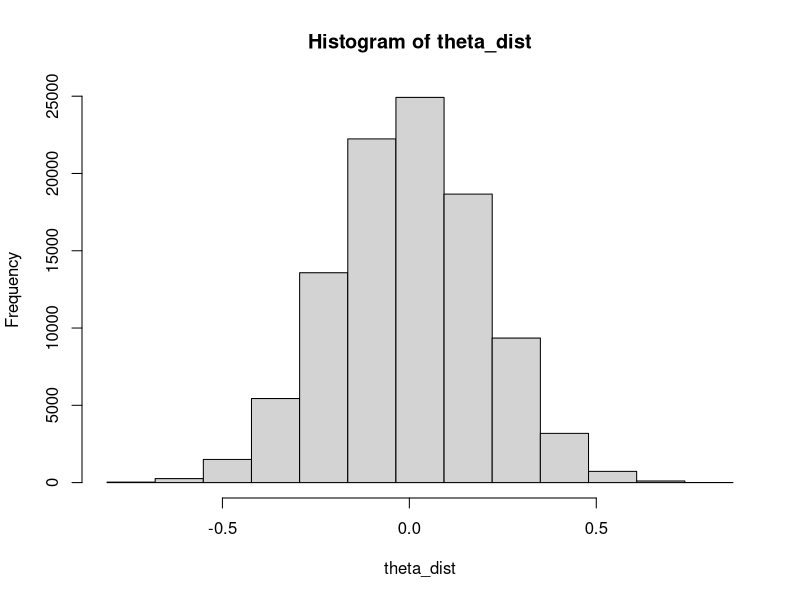

Write the R code that produced this figure. (Note: this script raises an error after producing the figure.)
#### Shun-Chen idea of first best idea knowing the state variables

library(tidyverse)

sizex = 100 #size of the state grid
sizez = 4  #size of the shock grid
T=50 #time horizon for backward induction

cshape=1.3 #cost shaping parameter
delta=.96

r=0.8
K=1000

small=K/100
p=5
c=250

a=0.008

#Environmental parameters
mean_theta=0

sigma_theta=0.2


#### HCR control ####
hcr="two"

#### Payouts and Premiums parameters ####
insurance=1 #use insurance 1, 0 no insurance
gamma=250
coverage=0
findNearest<-function(x,y){
  index<-which.min(abs(x-y))
  return(index)
}




#### Set up state grid ####
xgrid = seq(small,K,length.out=sizex)

#### Set up shock grid ####
#eps_list<-c(-.1,0)
#theta_list<-c(.5,-.1)
#d=c(theta_list,eps_list)
#z_list=split(d,ceiling(seq_along(d)/2))

#z_grid=c(0.4,0.6)

n_z=13
n_sims=100000

set.seed(42)

#Get distribution and bins of
theta_raw<-rnorm(n_sims,mean=mean_theta,sd=sigma_theta)
theta_dist<-theta_raw[which(theta_raw>-1)]

thetahist<-hist(theta_dist,breaks=seq(min(theta_dist),max(theta_dist),l=n_z+1))
## Make bins classification
bins=theta_dist
for(k in 2:length(thetahist$breaks)){
  index=which(theta_dist>thetahist$breaks[k-1]&theta_dist<=thetahist$breaks[k])
  bins[index]=k-1
}

theta_df<-data.frame(theta_dist=theta_dist,bins=bins)

means<- theta_df %>% 
  group_by(bins) %>% 
  summarize(mean=mean(theta_dist))

#elminate first observation
means=means[-1,]
theta_prop=thetahist$counts/n_sims
theta_val=means$mean

# Use distribution to get insurance parameters
trigger_index=findNearest(coverage,theta_val)
trigger=theta_val[trigger_index]
trigger_prop=sum(theta_prop[1:trigger_index])


#### Optimization functions ####
harvest <- function(f, biomass, theta){
  if(hcr == "one"){
    #1)Harvest set to according to pre-shock biomass
    harvest = f * biomass
  }else if(hcr == "two"){ 
    #2)estimate of post-shock biomass (no epsilon or beta)
    harvest = f * biomass * (1+theta)
  }else if(hcr == "three"){ 
    #3)perfect knowledge of post-shcok biomass (w/epsilon and beta)
    #harvest = f * biomass * (beta * exp((theta - sigma_theta^2/2))+(1-beta)*exp(epsilon - sigma_eps^2/2))
  }
  
  return(harvest)
}

#Growth function
growth = function(b,f,theta)
{
  
  escapement=b*(1+theta)-harvest(f=f,biomass=b,theta = theta)
  
  if(escapement>K){
    bnext=K
  }else if(escapement<0){
    bnext=small
  }  else{
    
    bnext = escapement + r*escapement*(1-escapement/K)
  }
  
  return(bnext)
}



pi = function(f,b,theta)
{
  
  #Make Calculations with insurance, insurance defined globally in param space
  if(insurance==1){
    if(theta<=trigger){ #check if we payout, note: constant payment for now so premium and payout easy to calculate
      payout=gamma
    }else{
      payout=0
    }
    
    premium=gamma*trigger_prop
    profit=(p*harvest(f=f,biomass=b,theta = theta))-(c*(f^cshape))+payout-premium
  }else{
    
    profit = (p*harvest(f=f,biomass=b,theta = theta))-(c*(f^cshape))-premium
  }
  
  return(profit)
}

Payoff = function(f,b,theta,V){
  
  xnext = growth(b,f,theta)
  
  #sp_store<-vector(mode="numeric",length=ncol(V))
  
  
  
n<-which(theta==theta_val)
    
    temp<-spline(x=xgrid,y=V[,n],xout=xnext,method="natural")
    sp_store<-temp$y
    
    
  
  
  Vfuture=delta*sp_store
  #Discounts and add shock probability weights for all splined future Vs
  temp_prof=pi(f,b,theta)
  
  
  utility=-(1-exp(-a*(temp_prof))+Vfuture)
  
  
  #browser()
  return(utility)
}

options=list("algorithm"="NLOPT_LN_COBYLA",xtol_rel=1e-06)
DFall = data.frame()
Vnext = matrix(ncol = length(theta_prop),nrow =sizex)
V = matrix(0,ncol=length(theta_prop),nrow=sizex)
pol_converged=matrix(0,nrow=sizex,ncol = length(theta_prop)) #Harvest Policy function
polnow=matrix(0,nrow=sizex,ncol = length(theta_prop))

step=1
error="False"
tol=0.001

while(error=="False"){
  t=step
  print(t)
  #Loop over shocks space
  for(j in 1:length(theta_prop)){
    
    temptheta=theta_val[j]
    
    
    for(i in 1:length(xgrid)){
      b=xgrid[i]
      guess=0.1
      low=.0001
      high= 1
      output = nloptr(x0=guess,eval_f=Payoff,lb=0,ub=1,opts=options,b=b,V=V,theta=temptheta)
      fstar = output$solution
      Vstar = -output$objective
      Vnext[i,j]=Vstar
      DFnow = data.frame(time=t,b=b,fstar=fstar,Vstar=Vstar,theta=temptheta)
      DFall = bind_rows(DFall,DFnow)
      polnow[i,j]=fstar
    }
  }
  
  #Check if errors reach tolerance for policy function convergence
  
  
  comp<-abs(polnow-pol_converged)
  error_vec<-colMeans(comp)
  
  
  if(sum(error_vec<tol)==length(error_vec) & step>10){
    error="True"
  }else{
    error="False"
  }
  
  step=step+1
  
  V=Vnext
  pol_converged=polnow
  
  
  #Check to make sure we stop eventually
  if(step==400){
    print('Maximum number of iterations (400) reached.')
    break
  }
}



temp_ins_t<-DFall %>% 
  filter(time==max(DFall$time)) %>% 
  mutate(ins='Insurance')

temp<-DFall %>% 
  filter(time==max(DFall$time)) %>% 
  group_by(b) %>% 
  summarize(pol_opt=weighted.mean(fstar,theta_prop)) %>% 
  mutate(ins='Insurance')

ggplot(temp_ins_t,aes(x=b,y=fstar,color=theta,group=theta))+geom_path()+scale_color_gradient2(midpoint=0,low='red',high='blue',mid = 'grey')


no_ins$ins='no'
h<-rbind(temp_ins_t,no_ins)

ggplot(h,aes(x=b,y=fstar,color=theta,group=theta))+geom_path()+scale_color_gradient2(midpoint=0,low='red',high='blue',mid = 'grey')+facet_wrap(~ins)

no_ins_sum$ins='no'
j<-rbind(temp,no_ins_sum)

ggplot(j,aes(x=b,y=pol_opt,color=ins))+geom_line()



